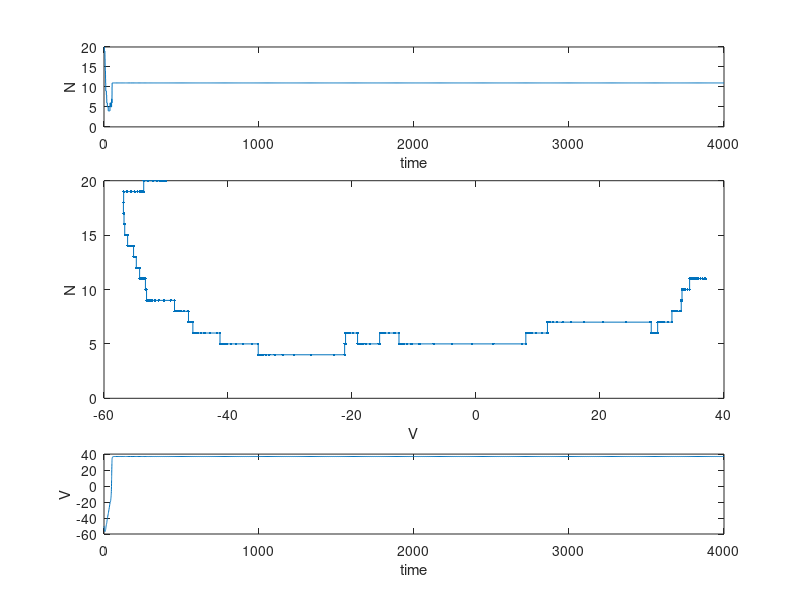

Here is the MATLAB script that generated this plot:
function [V,N,t,Ntot]=ml_gill_exact_konly(tmax,Ntot)

%function [V,N,t,Ntot]=ml_rtc_exact_konly(tmax,Ntot);
%
% Exact solution of Morris Lecar with stochastic potassium channel. 
% Using the random time change algorithm.  We track two reactions: 
%
% Rxn 1: closed -> open (per capita rate alpha)
% Rxn 2: open -> closed (per capita rate beta)
%
% Default Ntot=40, tmax=4000.  
%
% Author: PJT July 2013, Case Western Reserve University.

% Applied current "Iapp" set on line 47 below.

%% Use global variables to represent the channel state
%    and random trigger for Poisson process
global Npotassium_tot
global Npotassium
global tau1  T1
global tau2  T2
% total number of Potassium channels
% number of open Potassium channels
% time to next opening event (internal to reaction 1)
% time to next closing event (internal to reaction 2)

%% Set defaults for input arguments
if nargin < 2, Ntot=40; end
Npotassium_tot=Ntot;
if nargin < 1, tmax=4e3; end

%% Parameters
% Standard Morris-Lecar parameters giving a globally attracting limit cycle
% (if applied current Iapp=100) or a stable fixed point (if Iapp=75).
va = -1.2;
vb=18;
vc = 2;
vd = 30;
phi = 0.04;

%% Functions for Morris-Lecar
global Iapp; Iapp=@(t)100; % applied current.
global minf; minf=@(v)0.5*(1+tanh((v-va)/vb)); % m-gate activation
global xi; xi=@(v)(v-vc)/vd;  % scaled argument for n-gate input
global ninf; ninf=@(v)0.5*(1+tanh(xi(v)));  % n-gate activation function
global tau_n; tau_n=@(v)1./(phi*cosh(xi(v)/2)); % n-gate activation t-const
global alpha; alpha=@(v)(ninf(v)./tau_n(v)); % per capita opening rate
global beta; beta=@(v)((1-ninf(v))./tau_n(v)); % per capita closing rate

%% ODE options including reset
options=odeset('Events',@nextevent);

%% Initialize
t0=0;
t=t0; % global "external" time
tau1=-log(rand); % time of next event on reaction stream 1 ("internal time")
tau2=-log(rand); % time of next event on reaction stream 2 ("internal time")
T1=0; % integrated intensity function for reaction 1
T2=0; % integrated intensity function for reaction 2
V0=-50; % start at an arbitrary middle voltage
V=V0;
N0=ceil(Ntot/2); % start with half of channels open
Npotassium=N0;
N=N0; % use N to record the time course

%% Loop over events
while t(end)<tmax

%% Integrate ODE for voltage, until the next event is triggered
% State vector U for integration contains the following components
%[voltage;
% integral of (# closed)*alpha(v(t));
% integral of (# open)*beta(v(t));
% # open].
U0=[V0;0;0;N0];
tspan=[t(end),tmax];
[tout,Uout,~,~,event_idx]=ode23(@dudtfunc,tspan,U0,options);
Vout=Uout(:,1); % voltage at time of next event
Nout=Uout(:,4); % number of channels open at end of next event
t=[t,tout'];
V=[V,Vout'];
N=[N,Nout'];

%% Identify which reaction occurred, adjust state, and
%  continue, and set trigger for next event.
mu=event_idx; % next reaction index
if mu==1 % next reaction is a channel opening
    N0=N0+1;    % increment channel state
    tau1=tau1-log(rand); % increment in tau1 is exp'l with mean 1
elseif mu==2 % next reaction is another channel closing
    N0=N0-1;    % decrement channel state
    tau2=tau2-log(rand); % increment in tau2 likewise
end
Npotassium=N0;
if N0>Npotassium_tot, error('N>Ntot'), end
if N0<0, error('N<0'), end
T1=T1+Uout(end,2);
T2=T2+Uout(end,3);
V0=V(end);
end % while t(end)<tmax

%% Plot output
figure
subplot(4,1,1),plot(t,N),xlabel('time'),ylabel('N')
subplot(4,1,2:3),plot(V,N,'.-'),xlabel('V'),ylabel('N')
subplot(4,1,4),plot(t,V),xlabel('time'),ylabel('V')
shg
end

%% Define the RHS for Morris-Lecar
% state vector for integration is as follows:
% u(1) = voltage
% u(2) = integral of activation hazard function
% u(3) = integral of inactivation hazard function
% u(4) = N (number of open potassium channels)
function dudt=dudtfunc(t,u)
global Iapp  % Applied Current
global minf  % asymptotic target for (deterministic) Calcium channel
global Npotassium Npotassium_tot  % num. open, total num. of channels
global alpha beta  % per capita transition rates

%% Parameters
vK = -84;
vL = -60;
vCa = 120;
gK =8;
gL =2;
C=20;
gCa = 4.4;

%% calculate the RHS;
v=u(1); % extract the voltage from the input vector
dudt=[(Iapp(t)-gCa*minf(v)*(v-vCa)-gL*(v-vL)-...
        gK*(Npotassium/Npotassium_tot)*(v-vK))/C; % voltage
    alpha(v)*(Npotassium_tot-Npotassium); % channel opening internal time
    beta(v)*Npotassium;% channel closing internal time
0]; % N is constant between events
end

%% Define behavior at threshold crossing
function [value,isterminal,direction] = nextevent(~,u)
    global tau1 T1 % timing trigger for reaction 1 (opening)
    global tau2 T2 % timing trigger for reaction 2 (closing)
    value=[u(2)-(tau1-T1);u(3)-(tau2-T2)];
    isterminal=[1;1]; % stop and restart integration at crossing
    direction=[1;1]; % increasing value of the quantity at the trigger
end